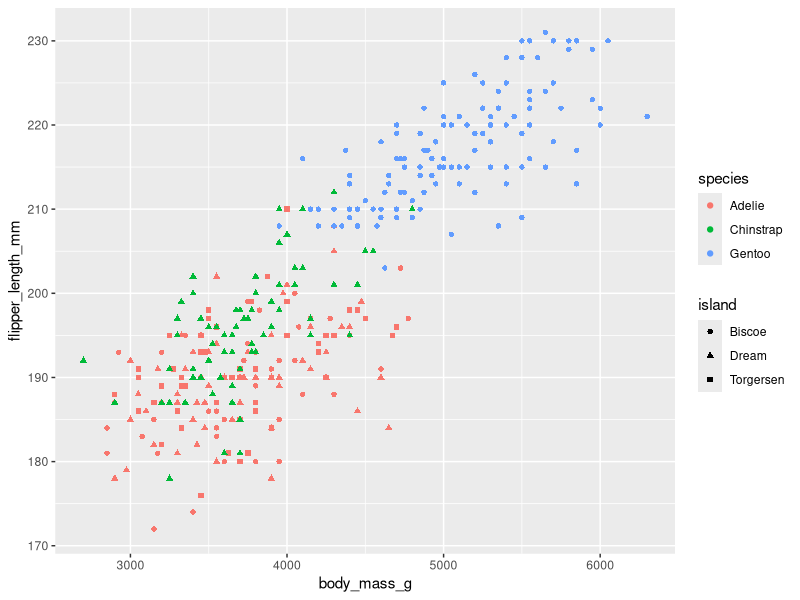

Reproduce this figure in R.
## ---- chunk 1
knitr::opts_chunk$set(echo = TRUE)
## ---- chunk 2
#install.packages("tidyverse")
library(tidyverse)
#install.packages("palmerpenguins")
library(palmerpenguins)
data("penguins")
new_penguins <- mutate(penguins,body_mass_kg = body_mass_g / 1000)
View(new_penguins)

## ---- chunk 3
ggplot(new_penguins,mapping = aes(x= body_mass_g, y = flipper_length_mm, 
                                  color = species, shape = island)) + 
  geom_point()

